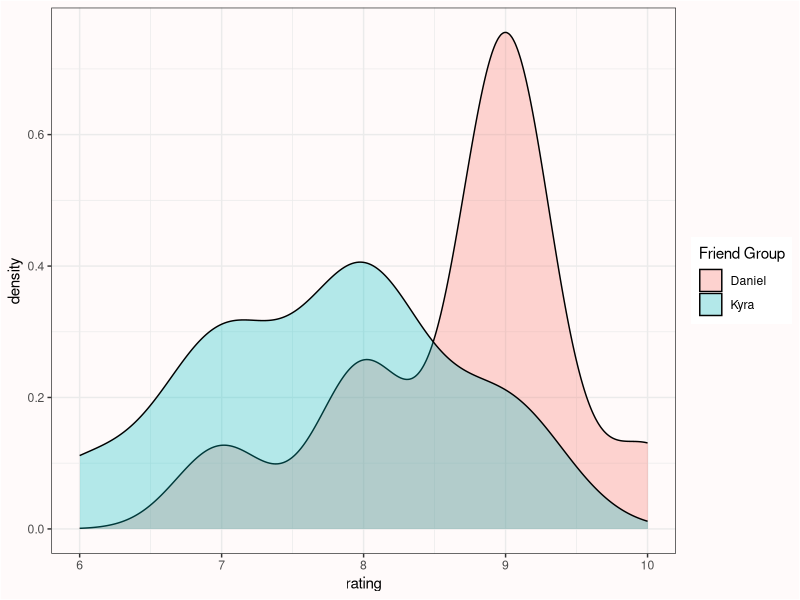
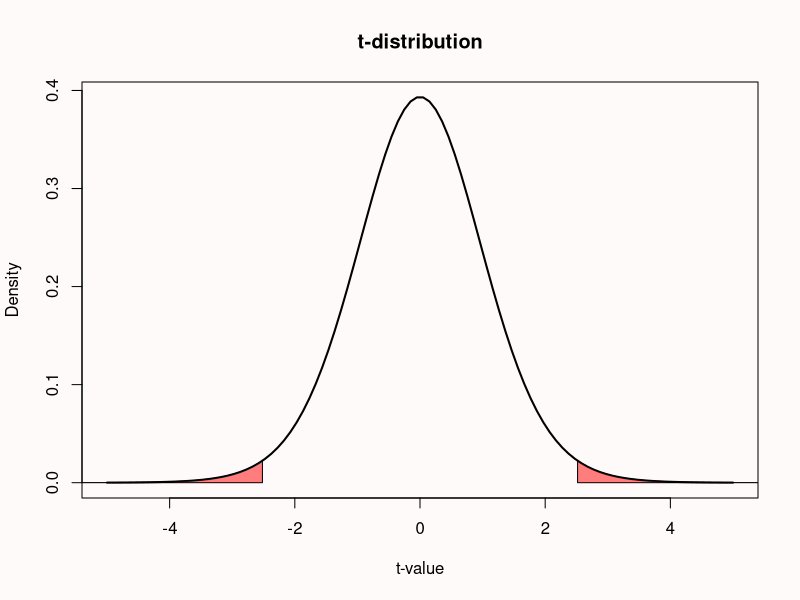
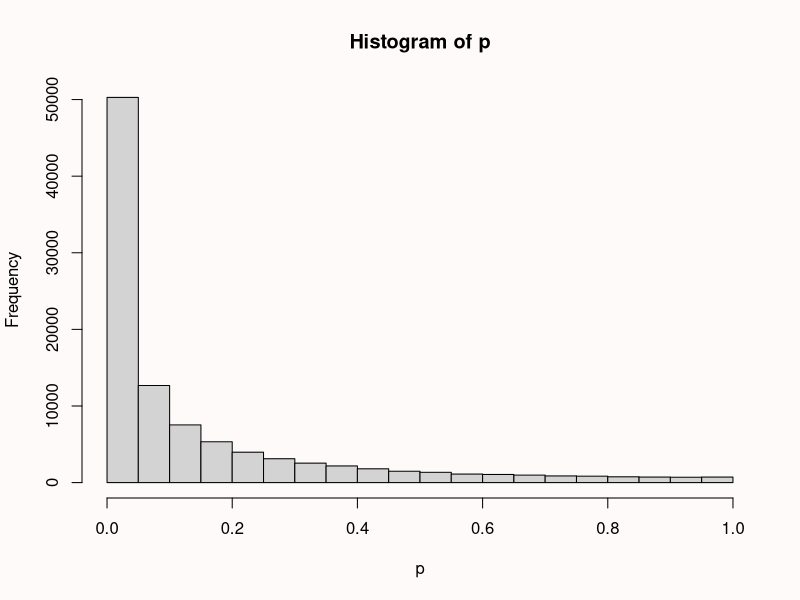
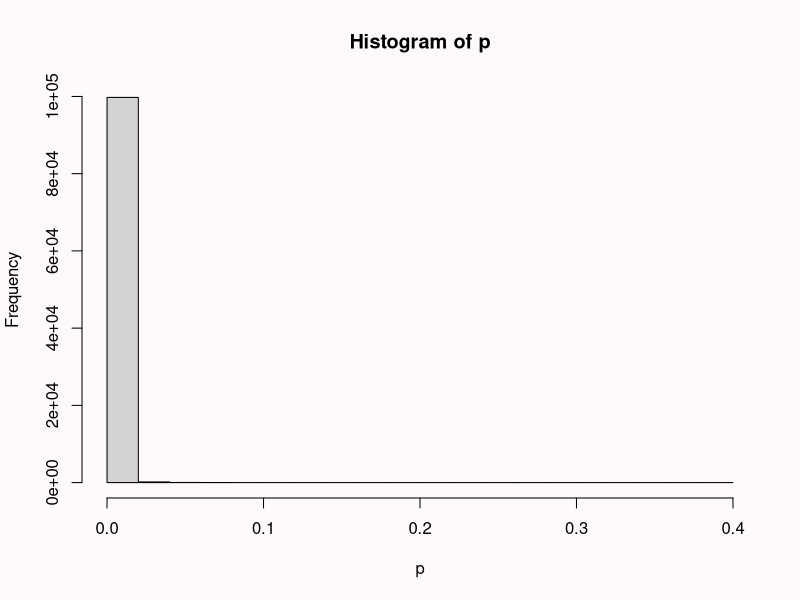

These charts were generated, in order, by the following R code:
#!/usr/bin/env Rscript
require(ggplot2)
require(tidyr)
friends <- paste0("friend_", 1:10)
friends_daniel <- c(9, 7, 8, 9, 8, 9, 9, 10, 9, 9)
friends_kyra <- c(9, 6, 7, 8, 7, 9, 8, 8, 8, 7)
df <- data.frame(friends, friends_daniel, friends_kyra)
colnames(df) <- c("", "Daniel", "Kyra")
print(df)
df_long <- tidyr::gather(df, "Friend Group", rating, "Daniel":"Kyra", factor_key = TRUE)
print(df_long)

backgroundcolor <- "#fffafa"
# Plot the data
ggplot(df_long, aes(x = rating, fill = `Friend Group`)) +
  geom_density(alpha = .3) +
  theme_bw() +
  theme(plot.background = element_rect(fill = backgroundcolor))  +
  theme(panel.background = element_rect(fill = backgroundcolor))


tstat <- t.test(df_long$rating ~ df_long$`Friend Group`, var.equal = TRUE)
se <- tstat$stderr

par(bg = backgroundcolor)
x <- seq(-5, 5, length = 100)
plot(x, dt(x, df = 18), col = "black", type = "l", xlab = "t-value", ylab = "Density", main = "t-distribution", lwd = 2)
x <- seq(2.5175, 5, length = 100)
z <- (dt(x, df = 18))
polygon(c(2.5175, x, 8), c(0, z, 0), col = rgb(1, 0, 0, 0.5))
x <- seq(-5, -2.5175, length = 100)
z <- (dt(x, df = 18))
polygon(c(-8, x, -2.5175), c(0, z, 0), col = rgb(1, 0, 0, 0.5))

p <- numeric(100000) # store all simulated *p*-values
for (i in 1:100000) { # for each simulated experiment
  x <- rnorm(n = 71, mean = 100, sd = 15) # Simulate data
  y <- rnorm(n = 71, mean = 105, sd = 15) # Simulate data
  p[i] <- t.test(x, y)$p.value # store the *p*-value
}
power <- sum(p < 0.05) / 100000 # compute power
print(power)
hist(p, breaks = 20) # plot a histogram

# plot histogram for friends data
p <- numeric(100000) # store all simulated *p*-values
for (i in 1:100000) { # for each simulated experiment
  x <- rnorm(n = 10, mean = 7.7, sd = se) # Simulate data
  y <- rnorm(n = 10, mean = 8.7, sd = se) # Simulate data
  p[i] <- t.test(x, y)$p.value # store the *p*-value
}
power <- sum(p < 0.05) / 100000 # compute power
print(power)
hist(p, breaks = 20) # plot a histogram
